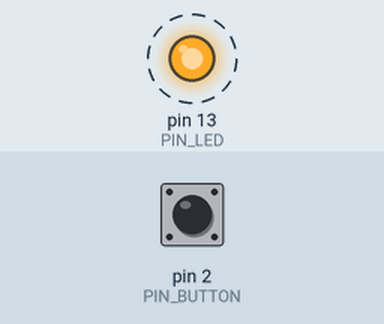
Bench run of a sketch on a simulated Arduino Uno, built with avr-gcc and run on an emulated ATmega328P. On the bench: output pins drawn as LEDs (lit = HIGH). Dashed ring = blinking. The test bench sets the inputs (shaded band); at power-on: pin 2 (PIN_BUTTON) HIGH. What the sketch prints to the serial monitor is not drawn.

Above: at 0.5 s.
Timing chart, 0 to 4.6 s (numbered marks = the images above):
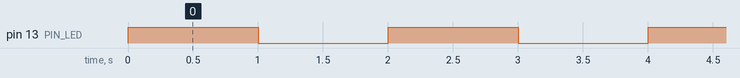

The sketch:

button2.ino
```cpp
/*
  Скетч для схемы с использованием тактовой кнопки и светодиода
  Светодиод мигает, пока нажата кнопка.
  Кнопка подтянута к земле, нажатию соответствует HIGH на входе
*/

const int PIN_BUTTON = 2;
const int PIN_LED = 13;

void setup() {
  Serial.begin(9600);
  pinMode(PIN_LED, OUTPUT);
}

void loop() {
  // Получаем состояние кнопки
  int buttonState = digitalRead(PIN_BUTTON);
  Serial.println(buttonState);
  // Если кнопка не нажата, то ничего не делаем
  if (!buttonState) {
    delay(50);
    return;
  }

  // Этот блок кода будет выполняться, если кнопка нажата
  // Мигаем светодиодом
  digitalWrite(PIN_LED, HIGH);
  delay(1000);
  digitalWrite(PIN_LED, LOW);
  delay(1000);
}
```

Measured:
- by itself, pin 13 (PIN_LED): alternates HIGH for 1.0 s and LOW for 1.0 s
